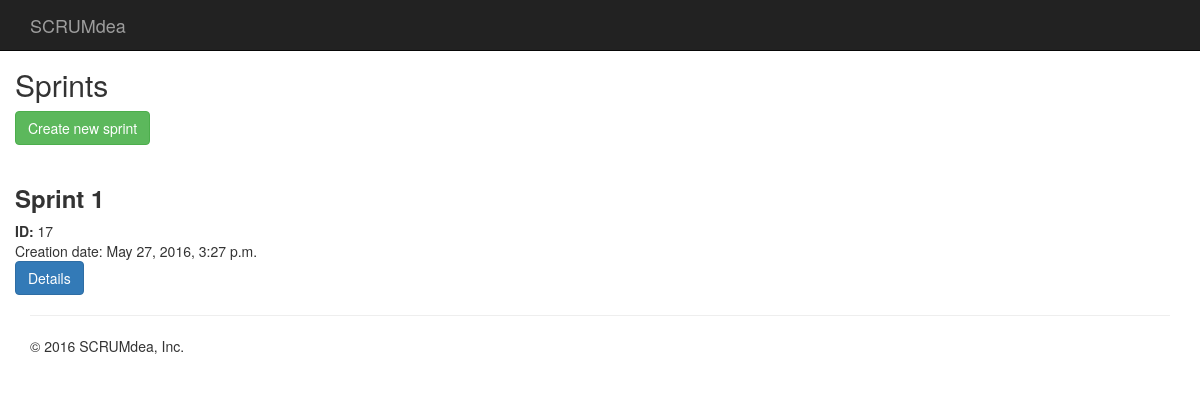
/projects/15/sprints/ (signed in), run on an earlier commit of the app's database.
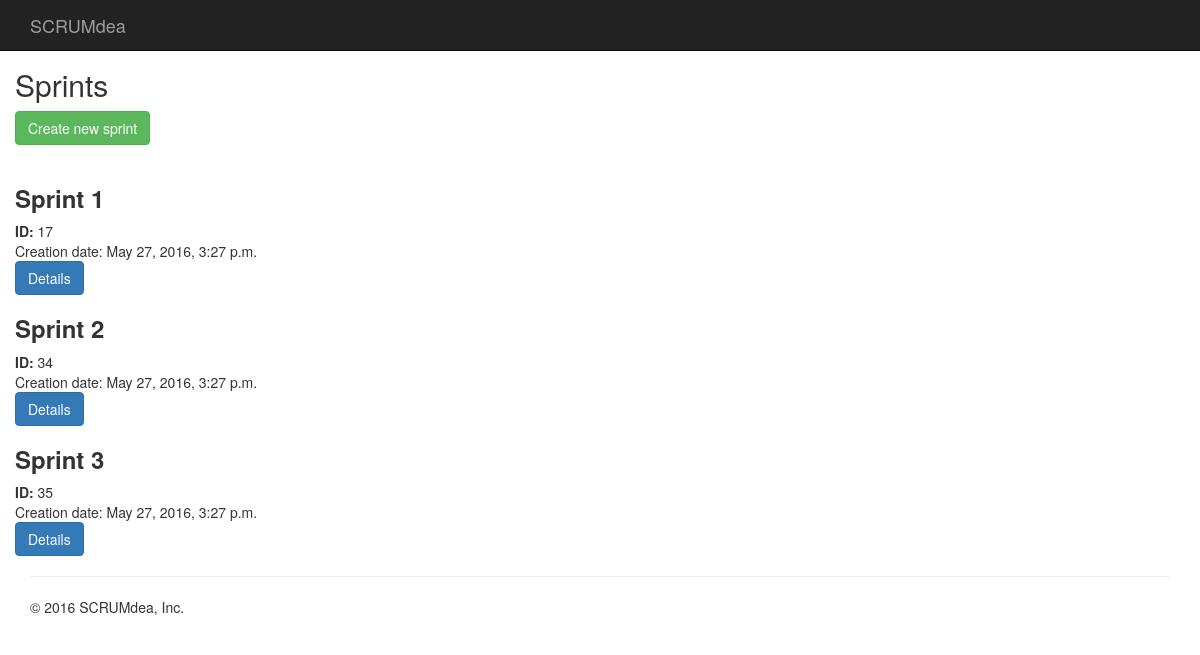
And on a later commit of the database.
### scrumdea/models.py (models this page shows)
class Sprint(models.Model):
    name = models.CharField(max_length=100)
    project = models.ForeignKey(Project, on_delete=models.CASCADE)
    creation_date = timezone.now()
    finishing_date = models.DateTimeField(null=True)

### scrumdea/views.py (the view)
# urls.py: url(r'^projects/(?P<pk>\d+)/sprints/$', views.SprintListView.as_view(), name='sprint_list_view'),
class SprintListView(LoginRequiredMixin, ListView):
    model = src_models.Sprint
    template_name = "scrumdea/sprint/sprint-list.html"
    def get_queryset(self):
        return src_models.Sprint.objects.filter(project=self.kwargs['pk'])
    def get_context_data(self, **kwargs):
        context = super(SprintListView, self).get_context_data(**kwargs)
        context['project'] = src_models.Project.objects.get(id=self.kwargs['pk'])
        return context

### scrumdea/templates/scrumdea/sprint/sprint-list.html (shortened to what this page needs)
{% extends "scrumdea/base.html" %}
{% block content %}
    <h2>Sprints</h2>
    <a href="{% url 'sprint_create_view' pk=project.id %}"> <button type="button" class="btn btn-success">Create new sprint</button></a>
    <p> <br></p>
    {% for sprint in object_list %}
        <h3><strong>{{ sprint.name }} </strong></h3>
        <strong>ID:</strong> {{ sprint.id }}<br/>
        <stron>Creation date:</stron> {{ sprint.creation_date }}<br/>
        <a href=" "> <button type="button" class="btn btn-primary">Details</button></a>
    {% endfor %}
{% endblock %}

What changed in the data, as far as the page shows it:
added Sprint: name "Sprint 2", id "34", creation_date "May 27, 2016, 3:27 p.m."
added Sprint: name "Sprint 3", id "35", creation_date "May 27, 2016, 3:27 p.m."
